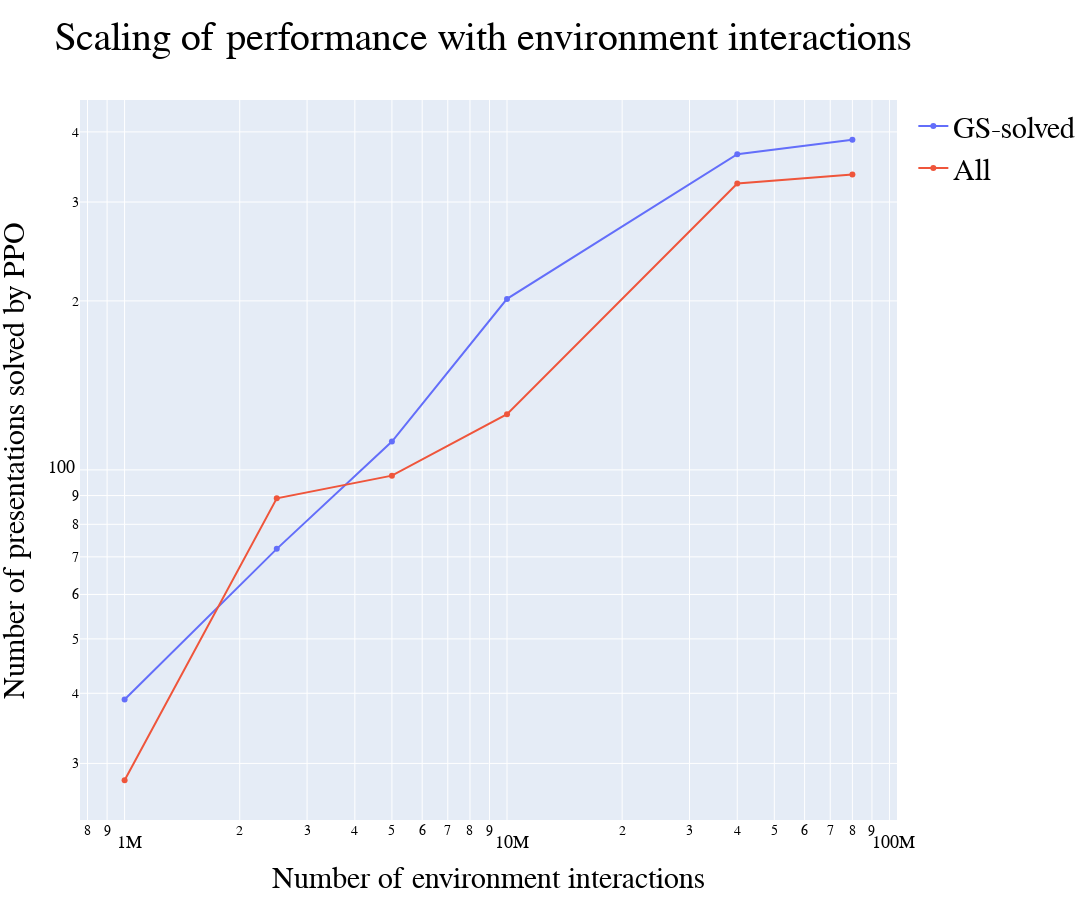

The cell this chart's notebook holds for it:
### Code cell
states_types = ("solved", "all")

data_perf_vs_E = {}
for state_type in states_types:
    initate_class = Performance_vs_Interactions(states_type=state_type)
    data_perf_vs_E[state_type] = initate_class.get_perf_vs_E()

#### ----------- #####

fig = go.Figure()

def get_legend(state_type):
    return "GS-solved" if state_type == "solved" else "All"

for state_type in states_types:
    x = data_perf_vs_E[state_type][0]
    y = data_perf_vs_E[state_type][1]
    fig.add_trace(go.Scatter(
            x=x, y=y, mode='markers+lines', name=f"{get_legend(state_type)}"
        ))
    
fig.update_layout(
            title='Scaling of performance with environment interactions',
            title_font=dict(size=40, family='Arial', color='black'),
            xaxis=dict(type='log', 
                       title='Number of environment interactions',
                       title_font=dict(size=30, family='Helvetica', color='black'),
                       tickfont=dict(size=18, family='Helvetica', color='black')),
            yaxis=dict(type='log', 
                       title='Number of presentations solved by PPO',
                       title_font=dict(size=30, family='Helvetica', color='black'),
                       tickfont=dict(size=18, family='Helvetica', color='black')),
            legend=dict(
            font=dict(size=30, family='Arial', color='black'),
            ),
            width=1200,
            height=900
        )
# Save to PDF
# fig.write_image("images/scaling_env.pdf")
fig.show()

### Figure 1 — Plotly figure (JSON) as saved in the notebook; plotly's stock layout.template omitted (floating-point values rounded to 4 significant figures)
{"data": [{"mode": "markers+lines", "name": "GS-solved", "type": "scatter", "x": [1000000, 2500000, 5000000, 10000000, 40000000, 80000000], "y": [39, 72.33, 112.3, 201.7, 365, 387.3]}, {"mode": "markers+lines", "name": "All", "type": "scatter", "x": [1000000, 2500000, 5000000, 10000000, 40000000, 80000000], "y": [28, 89, 97.67, 125.7, 323.7, 335.8]}], "layout": {"height": 900, "legend": {"font": {"color": "black", "family": "Arial", "size": 30}}, "title": {"font": {"color": "black", "family": "Arial", "size": 40}, "text": "Scaling of performance with environment interactions"}, "width": 1200, "xaxis": {"tickfont": {"color": "black", "family": "Helvetica", "size": 18}, "title": {"font": {"color": "black", "family": "Helvetica", "size": 30}, "text": "Number of environment interactions"}, "type": "log"}, "yaxis": {"tickfont": {"color": "black", "family": "Helvetica", "size": 18}, "title": {"font": {"color": "black", "family": "Helvetica", "size": 30}, "text": "Number of presentations solved by PPO"}, "type": "log"}}}
